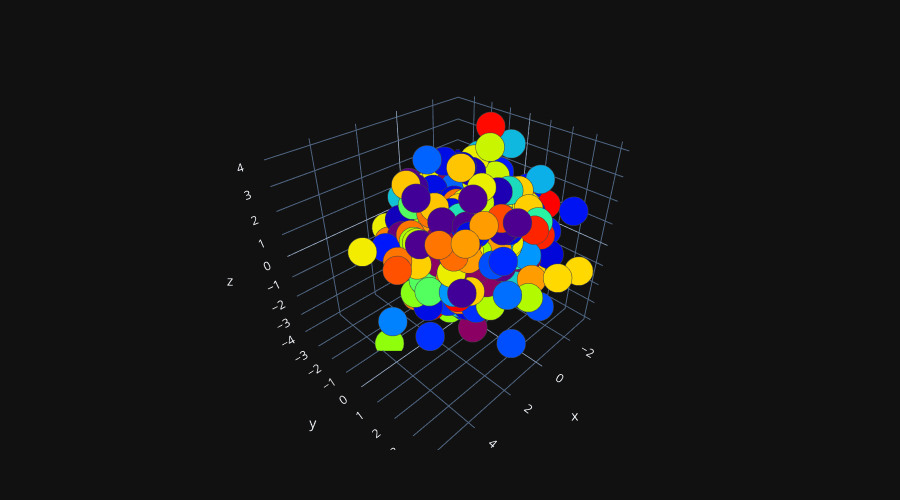

Notebook source saved alongside this figure:
### Code cell
plot_3d(X_LDA[:, 0],X_LDA[:, 1],X_LDA[:, 2])

### Figure 1 — Plotly figure (JSON) as saved in the notebook; plotly's stock layout.template omitted (floating-point values rounded to 4 significant figures; data arrays with more than 128 entries replaced by an {"elided": "..."} marker saying what was removed)
{"data": [{"marker": {"color": {"elided": "943 int values"}, "colorscale": [[0, "rgb(150,0,90)"], [0.125, "rgb(0,0,200)"], [0.25, "rgb(0,25,255)"], [0.375, "rgb(0,152,255)"], [0.5, "rgb(44,255,150)"], [0.625, "rgb(151,255,0)"], [0.75, "rgb(255,234,0)"], [0.875, "rgb(255,111,0)"], [1, "rgb(255,0,0)"]], "line": {"width": 1}, "opacity": 1, "size": 10}, "mode": "markers", "type": "scatter3d", "x": {"elided": "943 float values"}, "y": {"elided": "943 float values"}, "z": {"elided": "943 float values"}}], "layout": {"height": 500, "margin": {"b": 50, "l": 50, "r": 50, "t": 50}, "width": 900}}
